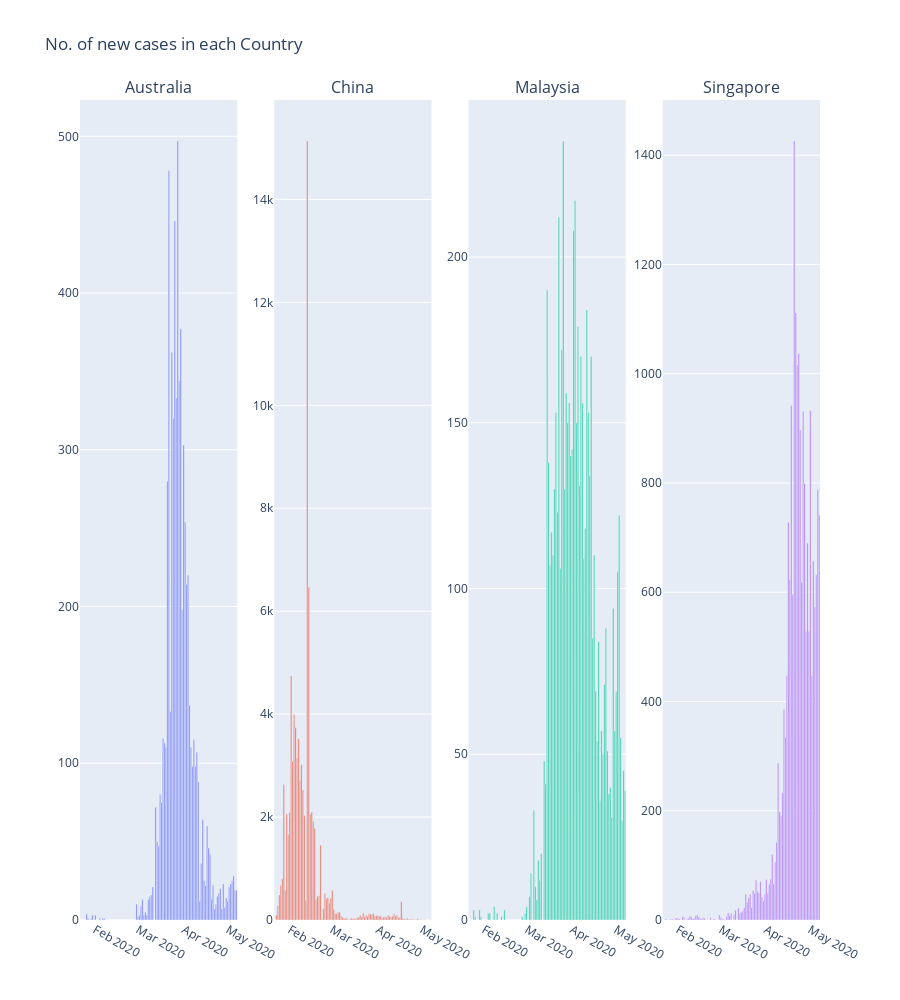

Write notebook code for a chart like this one.
### Code cell
temp = full_table.groupby(['Country/Region', 'Date', ])['Confirmed', 'Deaths']
temp = temp.sum().diff().reset_index()

mask = temp['Country/Region'] != temp['Country/Region'].shift(1)

temp.loc[mask, 'Confirmed'] = np.nan
temp.loc[mask, 'Deaths'] = np.nan

#temp = temp[temp['Country/Region'].isin(gt_10000)]

#countries = ['China', 'Malaysia', 'Singapore', 'Australia']
countries = temp['Country/Region'].unique()

n_cols = 4
n_rows = math.ceil(len(countries)/n_cols)

fig = make_subplots(rows=n_rows, cols=n_cols, shared_xaxes=False, subplot_titles=countries)

for ind, country in enumerate(countries):
    row = int((ind/n_cols)+1)
    col = int((ind%n_cols)+1)
    fig.add_trace(go.Bar(x=temp['Date'], y=temp.loc[temp['Country/Region']==country, 'Confirmed'], name=country), row=row, col=col)
    
fig.update_layout(height=1000, title_text="No. of new cases in each Country")
fig.update_layout(showlegend=False)
fig.show()

### Figure 1 — Plotly figure (JSON) as saved in the notebook; plotly's stock layout.template omitted (floating-point values rounded to 4 significant figures; data arrays with more than 128 entries replaced by an {"elided": "..."} marker saying what was removed)
{"data": [{"name": "Australia", "type": "bar", "x": {"elided": "428 str values"}, "xaxis": "x", "y": [null, 0, 0, 0, 4, 1, 0, 1, 3, 0, 3, 0, 0, 1, 0, 1, 1, 0, 0, 0, 0, 0, 0, 0, 0, 0, 0, 0, 0, 0, 0, 0, 0, 0, 0, 0, 0, 0, 10, 2, 3, 9, 13, 3, 5, 3, 13, 15, 16, 21, 0, 72, 50, 47, 80, 75, 116, 113, 110, 280, 478, 133, 362, 320, 446, 333, 497, 344, 377, 198, 303, 254, 214, 220, 137, 110, 98, 115, 98, 107, 88, 12, 36, 64, 25, 22, 60, 46, 42, 13, 22, 7, 10, 15, 17, 20, 7, 23, 8, 14, 12, 21, 23, 25, 28, 19, 19], "yaxis": "y"}, {"name": "China", "type": "bar", "x": {"elided": "428 str values"}, "xaxis": "x2", "y": [null, 95, 277, 486, 669, 802, 2632, 578, 2054, 1661, 2089, 4739, 3086, 3991, 3733, 3147, 3523, 2704, 3015, 2525, 2032, 373, 15136, 6463, 2055, 2100, 1921, 1777, 408, 458, 473, 1451, 21, 219, 513, 412, 434, 328, 428, 576, 204, 125, 125, 151, 153, 80, 53, 37, 27, 34, 11, 13, 32, 26, 30, 25, 44, 54, 94, 55, 130, 63, 93, 70, 121, 115, 102, 123, 76, 81, 82, 71, 79, 32, 59, 63, 53, 91, 74, 58, 73, 120, 79, 93, 50, 47, 357, 27, 18, 12, 36, 15, 16, 15, 10, 3, 6, 22, 4, 12, 3, 0, 5, 2, 2, 2, 5], "yaxis": "y2"}, {"name": "Malaysia", "type": "bar", "x": {"elided": "428 str values"}, "xaxis": "x3", "y": [null, 0, 0, 3, 1, 0, 0, 3, 1, 0, 0, 0, 0, 2, 2, 0, 0, 4, 0, 2, 0, 0, 1, 0, 3, 0, 0, 0, 0, 0, 0, 0, 0, 0, 0, 0, 1, 0, 2, 4, 0, 7, 14, 0, 33, 10, 6, 18, 12, 20, 0, 48, 41, 190, 138, 107, 117, 110, 130, 153, 123, 212, 106, 172, 235, 130, 159, 150, 156, 140, 142, 208, 217, 150, 179, 131, 170, 156, 109, 118, 184, 153, 134, 170, 85, 110, 69, 54, 84, 36, 57, 50, 71, 88, 51, 38, 40, 31, 94, 57, 69, 105, 122, 55, 30, 45, 39], "yaxis": "y3"}, {"name": "Singapore", "type": "bar", "x": {"elided": "428 str values"}, "xaxis": "x4", "y": [null, 1, 2, 0, 1, 1, 2, 0, 3, 3, 3, 2, 0, 6, 4, 0, 2, 3, 7, 5, 2, 3, 8, 9, 5, 3, 2, 4, 3, 0, 1, 0, 4, 0, 2, 2, 0, 0, 9, 4, 2, 2, 0, 7, 13, 8, 12, 0, 10, 18, 0, 22, 12, 14, 17, 23, 47, 32, 40, 47, 23, 54, 49, 73, 52, 49, 70, 42, 35, 47, 74, 49, 65, 75, 120, 66, 106, 142, 287, 198, 191, 233, 386, 334, 447, 728, 623, 942, 596, 1426, 1111, 1016, 1037, 897, 618, 931, 799, 528, 690, 528, 932, 447, 657, 573, 632, 788, 741], "yaxis": "y4"}], "layout": {"annotations": [{"font": {"size": 16}, "showarrow": false, "text": "Australia", "x": 0.1062, "xanchor": "center", "xref": "paper", "y": 1, "yanchor": "bottom", "yref": "paper"}, {"font": {"size": 16}, "showarrow": false, "text": "China", "x": 0.3688, "xanchor": "center", "xref": "paper", "y": 1, "yanchor": "bottom", "yref": "paper"}, {"font": {"size": 16}, "showarrow": false, "text": "Malaysia", "x": 0.6313, "xanchor": "center", "xref": "paper", "y": 1, "yanchor": "bottom", "yref": "paper"}, {"font": {"size": 16}, "showarrow": false, "text": "Singapore", "x": 0.8938, "xanchor": "center", "xref": "paper", "y": 1, "yanchor": "bottom", "yref": "paper"}], "height": 1000, "showlegend": false, "title": {"text": "No. of new cases in each Country"}, "xaxis": {"anchor": "y", "domain": [0, 0.2125]}, "xaxis2": {"anchor": "y2", "domain": [0.2625, 0.475]}, "xaxis3": {"anchor": "y3", "domain": [0.525, 0.7375]}, "xaxis4": {"anchor": "y4", "domain": [0.7875, 1]}, "yaxis": {"anchor": "x", "domain": [0, 1]}, "yaxis2": {"anchor": "x2", "domain": [0, 1]}, "yaxis3": {"anchor": "x3", "domain": [0, 1]}, "yaxis4": {"anchor": "x4", "domain": [0, 1]}}}
